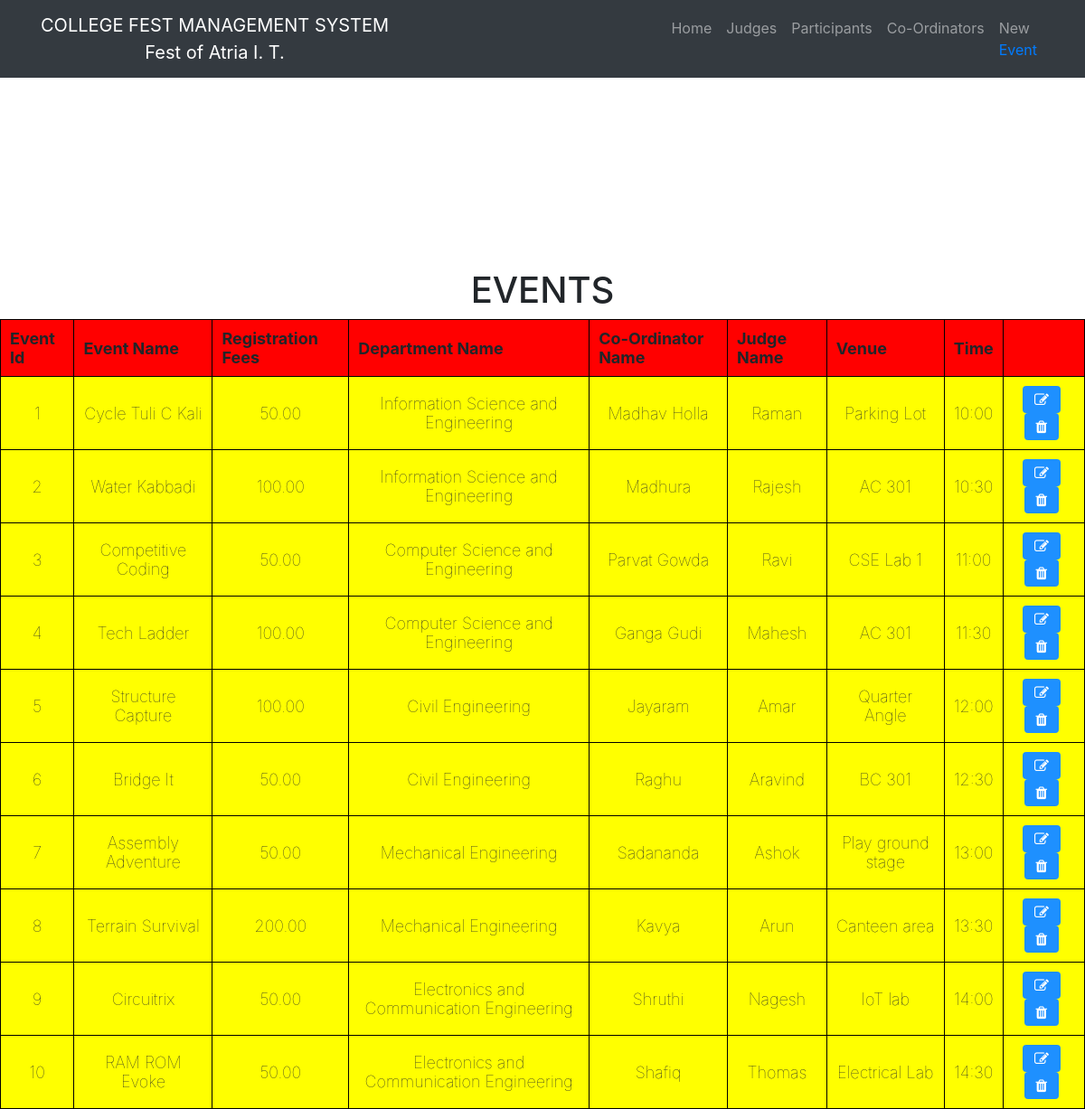
Screenshot of /events.php with the database file from the repository.
### tables this page shows
CREATE TABLE `event` (
  `EventId` int(11) NOT NULL,
  `EventName` varchar(50) NOT NULL,
  `RegFees` float(5,2) DEFAULT NULL,
  `CodId` int(11) NOT NULL,
  `DeptId` int(11) NOT NULL,
  `Venue` varchar(30) DEFAULT NULL,
  `TIME` varchar(10) DEFAULT NULL,
  `JudgeId` int(11) DEFAULT NULL
);

CREATE TABLE `department` (
  `DeptId` int(11) NOT NULL,
  `DeptName` varchar(50) NOT NULL
);

CREATE TABLE `coordinator` (
  `CodId` int(11) NOT NULL,
  `CodName` varchar(30) NOT NULL,
  `CodMobile` varchar(15) DEFAULT NULL,
  `DeptId` int(11) NOT NULL
);

CREATE TABLE `judge` (
  `JudgeId` int(11) NOT NULL,
  `JudgeName` varchar(30) NOT NULL,
  `JudgeMobile` varchar(15) DEFAULT NULL
);

### events.php (the view, shortened to what this page needs)
<?php
$user = 'root';
$password = '';
$database = 'festmanagement';
$servername='localhost:3306';
$mysqli = new mysqli($servername, $user,
                $password, $database);
?>
<html lang="en">
  <head>
    <link href="vendor/bootstrap/css/bootstrap.min.css" rel="stylesheet">
    <link href="css/heroic-features.css" rel="stylesheet">
    <link rel="stylesheet" href="https://cdnjs.cloudflare.com/ajax/libs/font-awesome/4.7.0/css/font-awesome.min.css">
  </head>
  <body>
    <nav class="navbar navbar-expand-lg navbar-dark bg-dark fixed-top">
      <div class="container">
          <a class="navbar-brand" href="homepage.php"><center>COLLEGE FEST MANAGEMENT SYSTEM<br>Fest of Atria I. T.</center></a>
        <div class="collapse navbar-collapse" id="navbarResponsive">
          <ul class="navbar-nav ml-auto">
            <li class="nav-item">
                <a class="nav-link" href="homepage.php">Home
              </a>
            </li>
            <li class="nav-item">
                <a class="nav-link" href="judges.php">Judges</a>
            </li>
            <li class="nav-item">
                <a class="nav-link" href="participants.php">Participants</a>
            </li>
            <li class="nav-item">
                <a class="nav-link" href="coordinators.php">Co-Ordinators</a>
            </li>
            <li class="nav-item">
                <div class="nav-link dropdown">New
                    <div class="dropdown-content">
                            <a href="addevent.php">Event</a>
                    </div>
                </div>
            </li>
          </ul>
        </div>
      </div>
    </nav>
    <section>
        <h1>EVENTS</h1>
        <table>
            <tr>
                <th>Event Id</th>
                <th>Event Name</th>
                <th>Registration Fees</th>
                <th>Department Name</th>
                <th>Co-Ordinator Name</th>
                <th>Judge Name</th>
                <th>Venue</th>
                <th>Time</th>
                <th></th>
            </tr>
            <?php
            $sql = "SELECT * FROM Event e JOIN CoOrdinator c ON e.CodId=c.CodId JOIN Department d ON e.DeptId=d.DeptId JOIN Judge j "
                    . "ON e.JudgeId=j.JudgeId group by EventId;";
            $result = $mysqli->query($sql);
                while($rows=$result->fetch_assoc())
                {
            echo "<tr>";
                echo "<td>".$rows['EventId']."</td>";
                echo "<td>".$rows['EventName']."</td>";
                echo "<td>".$rows['RegFees']."</td>";
                echo "<td>".$rows['DeptName']."</td>";
                echo "<td>".$rows['CodName']."</td>";
                echo "<td>".$rows['JudgeName']."</td>";
                echo "<td>".$rows['Venue']."</td>";
                echo "<td>".$rows['TIME']."</td>";
                echo "<td><a href='updateevent.php?id=".$rows['EventId']."' title='Edit' class='btn'><i class='fa fa-edit'></i></a><a href='deleteevent.php?id=".$rows['EventId']."' title='Delete' class='btn'><i class='fa fa-trash'></i></a></td>";
            echo "<tr>";
                }
            ?>
        </table>
    </section>
  </body>
</html>

### css/heroic-features.css (style rules this page uses)
body { padding-top: 54px; }
@media (min-width: 992px) { body { padding-top: 297px; } }

### events.php (style rules this page uses)
table { margin: 0 auto; font-size: large; border: 1px solid black; }
h1 { text-align: center; color: #006600; font-size: xx-large; font-family: 'Gill Sans', 'Gill Sans MT', ' Calibri', 'Trebuchet MS', 'sans-serif'; }
td { background-color: yellow; border: 1px solid black; }
th, td { font-weight: bold; border: 1px solid black; padding: 10px; text-align: center; }
th { background-color: red; }
td { font-weight: lighter; }
.btn { background-color: DodgerBlue; border: none; color: white; font-size: 12px; cursor: pointer; margin-right: 5px; }

### rows the page displays
event: EventId "1", EventName "Cycle Tuli C Kali", RegFees "50.00", DeptId.DeptName "Information Science and Engineering", CodId.CodName "Madhav Holla", JudgeId.JudgeName "Raman", Venue "Parking Lot", TIME "10:00"
event: EventId "2", EventName "Water Kabbadi", RegFees "100.00", DeptId.DeptName "Information Science and Engineering", CodId.CodName "Madhura", JudgeId.JudgeName "Rajesh", Venue "AC 301", TIME "10:30"
event: EventId "3", EventName "Competitive Coding", RegFees "50.00", DeptId.DeptName "Computer Science and Engineering", CodId.CodName "Parvat Gowda", JudgeId.JudgeName "Ravi", Venue "CSE Lab 1", TIME "11:00"
event: EventId "4", EventName "Tech Ladder", RegFees "100.00", DeptId.DeptName "Computer Science and Engineering", CodId.CodName "Ganga Gudi", JudgeId.JudgeName "Mahesh", Venue "AC 301", TIME "11:30"
event: EventId "5", EventName "Structure Capture", RegFees "100.00", DeptId.DeptName "Civil Engineering", CodId.CodName "Jayaram", JudgeId.JudgeName "Amar", Venue "Quarter Angle", TIME "12:00"
event: EventId "6", EventName "Bridge It", RegFees "50.00", DeptId.DeptName "Civil Engineering", CodId.CodName "Raghu", JudgeId.JudgeName "Aravind", Venue "BC 301", TIME "12:30"
event: EventId "7", EventName "Assembly Adventure", RegFees "50.00", DeptId.DeptName "Mechanical Engineering", CodId.CodName "Sadananda", JudgeId.JudgeName "Ashok", Venue "Play ground stage", TIME "13:00"
event: EventId "8", EventName "Terrain Survival", RegFees "200.00", DeptId.DeptName "Mechanical Engineering", CodId.CodName "Kavya", JudgeId.JudgeName "Arun", Venue "Canteen area", TIME "13:30"
event: EventId "9", EventName "Circuitrix", RegFees "50.00", DeptId.DeptName "Electronics and Communication Engineering", CodId.CodName "Shruthi", JudgeId.JudgeName "Nagesh", Venue "IoT lab", TIME "14:00"
event: EventId "10", EventName "RAM ROM Evoke", RegFees "50.00", DeptId.DeptName "Electronics and Communication Engineering", CodId.CodName "Shafiq", JudgeId.JudgeName "Thomas", Venue "Electrical Lab", TIME "14:30"
